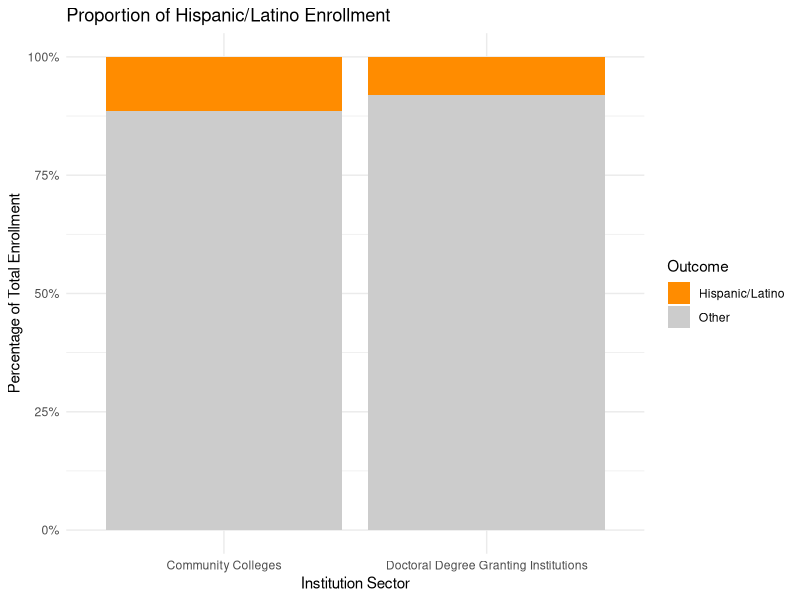

Write R code to recreate this figure.
## ---- chunk 1
#| message: false
#| warning: false
library(tidyverse)

# Load and clean the data
ny_data <- read_csv("../data/race_ny.csv")

# 1. Clean numeric columns and filter for two groups
comparison_data <- ny_data |>
  mutate(
    total = as.numeric(gsub(",", "", `Total Enrollment`)),
    hispanic = as.numeric(gsub(",", "", `Hispanic/Latino`)),
    other = total - hispanic
  ) |>
  filter(`Institution Sector` %in% c("Community Colleges", "Doctoral Degree Granting Institutions")) |>
  group_by(`Institution Sector`) |>
  summarise(
    total_hispanic = sum(hispanic, na.rm = TRUE),
    total_other = sum(other, na.rm = TRUE),
    total_n = sum(total, na.rm = TRUE)
  )
## ---- chunk 2
#| label: fig-stacked-bar
#| fig-cap: "Stacked bar chart showing the proportion of Hispanic/Latino students versus other students by sector."
#| fig-alt: "A stacked bar chart comparing two sectors. The Y-axis represents the percentage (0 to 100%). Each bar is split into 'Hispanic' and 'Other'. The Community College bar shows a visually larger segment for Hispanic students compared to the Doctoral Institutions bar."

# Reshape data for plotting
plot_data <- comparison_data |>
  pivot_longer(cols = c(total_hispanic, total_other), 
               names_to = "Outcome", 
               values_to = "Count")

ggplot(plot_data, aes(x = `Institution Sector`, y = Count, fill = Outcome)) +
  geom_bar(stat = "identity", position = "fill") +
  scale_y_continuous(labels = scales::percent) +
  scale_fill_manual(values = c("darkorange", "grey80"), 
                    labels = c("Hispanic/Latino", "Other")) +
  labs(title = "Proportion of Hispanic/Latino Enrollment",
       x = "Institution Sector",
       y = "Percentage of Total Enrollment") +
  theme_minimal()
## ---- chunk 3
#| label: prop-test-two-sample
# Run the test
# successes = c(Group1_Success, Group2_Success)
# totals = c(Group1_Total, Group2_Total)
p_test <- prop.test(x = comparison_data$total_hispanic, 
                    n = comparison_data$total_n)

# Display results
p_test
